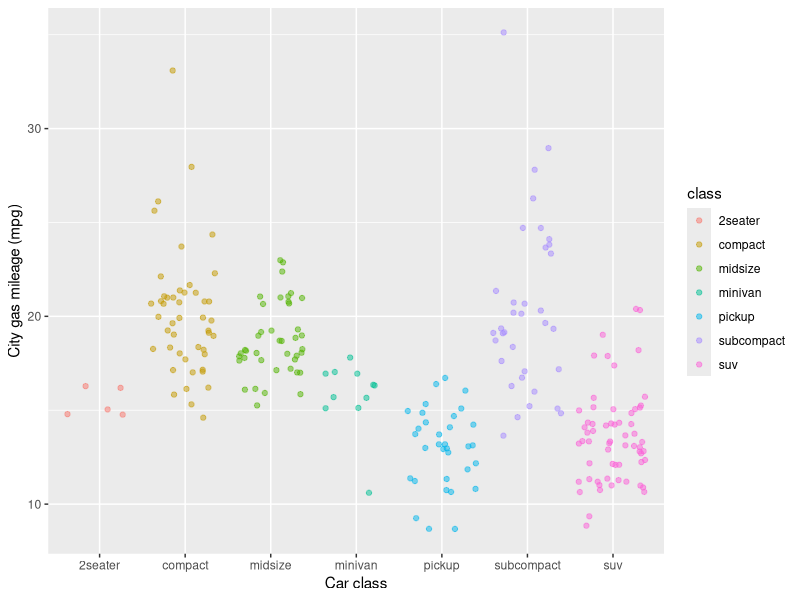

Reproduce this figure in R.
## ---- chunk 1
knitr::opts_chunk$set(echo = TRUE)

library(tidyverse)
## ---- chunk 2
ggplot(data = mpg, aes(x = class, y = cty)) +
	geom_jitter(aes(color = class), alpha = 0.5) +
	labs(x = "Car class", y = "City gas mileage (mpg)")

